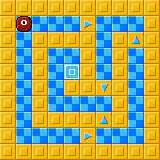

Rendered tile map (Tiled .tmx) drawn with the repository's tilesets; below, a short description and the full map source, tile grids included:
An orthogonal 10x10 tile map with 16x16 px tiles, 3 tile layers (floor, walls, items).

<map version="1.10" tiledversion="1.11.0" orientation="orthogonal" renderorder="left-up" width="10" height="10" tilewidth="16" tileheight="16" infinite="0" nextlayerid="4" nextobjectid="1">
 <editorsettings>
  <export format="defold" />
 </editorsettings>
 <properties>
  <property name="moves" type="int" value="8" />
  <property name="name" value="WHICH WAY?" />
 </properties>
 <tileset firstgid="1" source="tiles.tsx" />
 <layer id="1" name="floor" width="10" height="10">
  <data encoding="csv">
0,0,0,0,0,0,0,0,0,0,
0,52,52,52,52,52,52,52,52,0,
0,52,0,0,0,0,52,0,52,0,
0,52,0,52,52,0,52,0,52,0,
0,52,0,52,52,0,52,0,52,0,
0,52,0,52,0,0,52,0,52,0,
0,52,0,52,52,52,52,0,52,0,
0,52,0,0,0,0,52,0,52,0,
0,52,52,52,52,52,52,52,52,0,
0,0,0,0,0,0,0,0,0,0
</data>
 </layer>
 <layer id="2" name="walls" width="10" height="10">
  <data encoding="csv">
51,51,51,51,51,51,51,51,51,51,
51,0,0,0,0,0,0,0,0,51,
51,0,51,51,51,51,0,51,0,51,
51,0,51,0,0,51,0,51,0,51,
51,0,51,0,0,51,0,51,0,51,
51,0,51,0,51,51,0,51,0,51,
51,0,51,0,0,0,0,51,0,51,
51,0,51,51,51,51,0,51,0,51,
51,0,0,0,0,0,0,0,0,51,
51,51,51,51,51,51,51,51,51,51
</data>
 </layer>
 <layer id="3" name="items" width="10" height="10">
  <data encoding="csv">
0,0,0,0,0,0,0,0,0,0,
0,2,0,0,0,4,0,0,0,0,
0,0,0,0,0,0,0,0,5,0,
0,0,0,0,0,0,0,0,0,0,
0,0,0,0,1,0,0,0,0,0,
0,0,0,0,0,0,6,0,0,0,
0,0,0,0,0,0,0,0,0,0,
0,0,0,0,0,0,5,0,0,0,
0,0,0,0,0,4,0,0,0,0,
0,0,0,0,0,0,0,0,0,0
</data>
 </layer>
</map>
